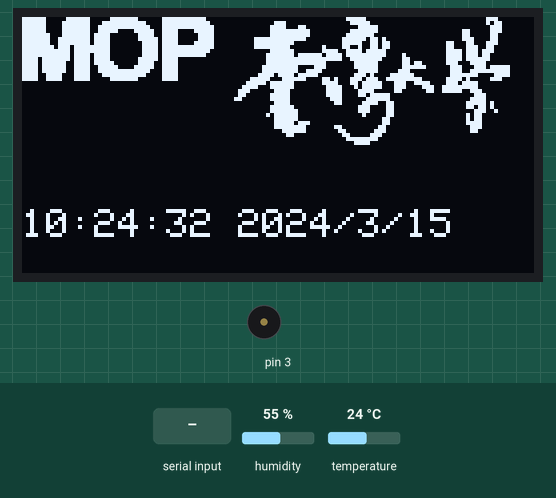
Bench run of a sketch on a simulated Arduino Uno, built with avr-gcc and run on an emulated ATmega328P. Shown: 128×64 one-colour display, buzzer (waves = sounding). The test bench sets the inputs (shaded band); at power-on: humidity 55 %, temperature 24 °C. The local clock reads 2024-03-15 10:24:30 at power-on unless the sketch sets it.

Above: at 2.2 s.
2.3 s: "200\n" received over Serial
At 5.0 s:
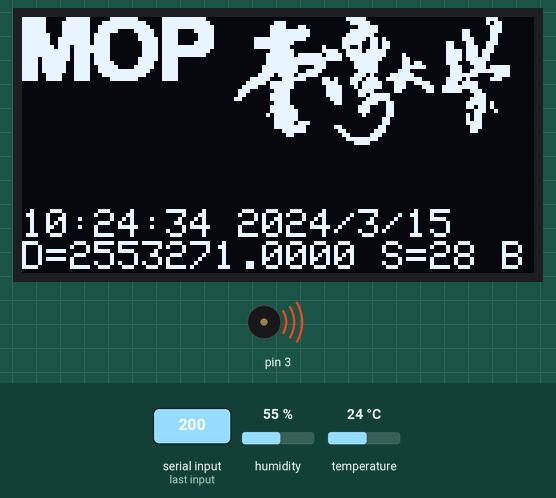
At 6.0 s:
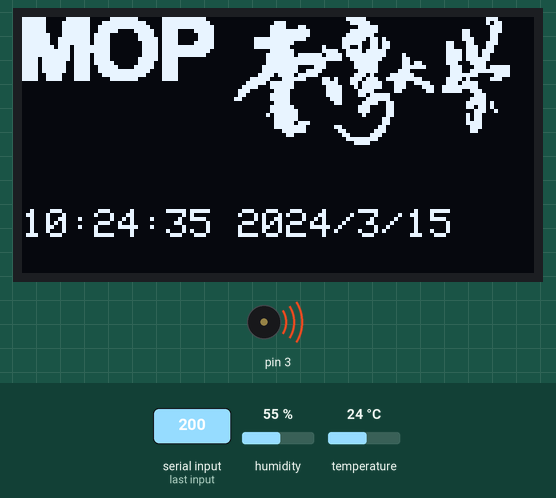
Timing chart, 0 to 10.7 s (numbered marks = the images above; inputs shaded):
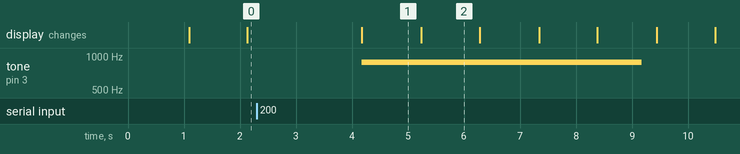

The sketch:

Bluno_missing.ino
```cpp
/*
 * TimeRTC.pde
 * Example code illustrating Time library with Real Time Clock.
 * This example is identical to the example provided with the Time Library,
 * only the #include statement has been changed to include the DS3232RTC library.
 */
#include <DS3232RTC.h>    //http://github.com/JChristensen/DS3232RTC
#include <Time.h>         //http://www.arduino.cc/playground/Code/Time
#include <Wire.h>         //http://arduino.cc/en/Reference/Wire (included with Arduino IDE)
#include <SPI.h>
#include <Wire.h>
#include <Adafruit_GFX.h>
#include <Adafruit_SH1106.h>
// If using software SPI (the default case):
#define OLED_MOSI   11
#define OLED_CLK   13
#define OLED_DC    12
#define OLED_CS    10
#define OLED_RESET -1
Adafruit_SH1106 display(OLED_MOSI, OLED_CLK, OLED_DC, OLED_RESET, OLED_CS);
#include <DHT.h>
#define DHTPIN 5
#define DHTTYPE DHT11
DHT dht(DHTPIN, DHTTYPE);
float h,t;
/* Uncomment this block to use hardware SPI
#define OLED_DC     6
#define OLED_CS     7
#define OLED_RESET  8
Adafruit_SSD1306 display(OLED_DC, OLED_RESET, OLED_CS);
*/

static const unsigned char PROGMEM mop_bmp[] =
{
0x3F,0xF8,0xC1,0x1F,0xF8,0x3F,0x3F,0xFC,0xF1,0x7F,0xF8,0x7F,0x3F,0xFC,0xF9,0xFF,
0xF8,0xFF,0x3F,0xFC,0xF9,0xF0,0x79,0xF8,0x7F,0xFC,0x3D,0xE0,0x79,0xF0,0x7F,0xFE,
0x3D,0xE0,0x7B,0xF0,0x7F,0xFE,0x3D,0xC0,0x7B,0xF8,0xFF,0xEE,0x3F,0xC0,0xFB,0xFF,
0xFF,0xEF,0x3F,0xC0,0xFB,0x7F,0xFF,0xEF,0x3D,0xC0,0xFB,0x3F,0xEF,0xEF,0x3D,0xE0,
0x7B,0x00,0xEF,0xE7,0x7D,0xE0,0x79,0x00,0xEF,0xE7,0xF9,0xF0,0x79,0x00,0xEF,0xE7,
0xF9,0xFF,0x78,0x00,0xCF,0xE3,0xF1,0x7F,0x78,0x00,0xCF,0xE3,0xC1,0x1F,0x78,0x00,
};

static const unsigned char PROGMEM NTU_bmp[] =
{
0x00,0x00,0x00,0x80,0x0F,0x00,0x00,0x00,0x1C,0x00,0x00,0xE0,0x00,0x00,0x1F,0x00,
0x00,0x00,0x34,0x00,0x00,0xF0,0x18,0x00,0x7C,0x00,0x00,0x00,0x38,0x00,0x00,0xF0,
0x3F,0x00,0x7F,0x00,0x00,0x30,0x38,0x00,0x00,0xF0,0x3F,0x80,0x3F,0x00,0x00,0x30,
0x18,0x00,0x00,0xFF,0x1F,0xC0,0x6F,0x01,0x00,0x70,0x18,0x00,0x00,0xFF,0x03,0xC0,
0x67,0x03,0x00,0x63,0x1C,0x00,0x00,0xFF,0x01,0xC2,0x64,0x03,0x00,0xE3,0x0C,0x00,
0x00,0xF0,0x03,0x9E,0xF7,0x01,0x00,0xEF,0x0E,0x00,0x00,0xF8,0xFB,0xBD,0xFF,0x21,
0x00,0xEF,0x06,0x00,0x00,0xF8,0xFF,0x3F,0xFF,0x60,0x00,0xEF,0x07,0x00,0x00,0xF8,
0xFF,0x03,0x7E,0x60,0x03,0xC7,0x03,0x00,0x00,0xFC,0x87,0x03,0x7E,0xE0,0x07,0x8E,
0xFB,0x00,0x00,0xFC,0xE7,0x01,0x7C,0x70,0x00,0xCE,0xFF,0x00,0x00,0xDE,0xFB,0x00,
0x2E,0xFC,0x00,0xFE,0xF0,0x00,0x80,0x8F,0x1F,0x16,0x77,0xFE,0x03,0x2F,0x38,0x00,
0xC0,0xF7,0x03,0x1E,0xFB,0x38,0x0F,0xF7,0x00,0x00,0xE0,0xF1,0x03,0x3C,0xFA,0x38,
0x9C,0xFF,0x00,0x00,0x70,0xE0,0x01,0x3C,0x3C,0x18,0x98,0xCF,0x01,0x00,0x30,0xF0,
0x01,0x3C,0xEC,0x03,0x00,0x80,0x03,0x00,0x18,0xF0,0x01,0x38,0xF0,0x03,0x00,0xC0,
0x03,0x00,0x00,0xE0,0x01,0x30,0x78,0x06,0x00,0xE0,0x0B,0x00,0x00,0xF0,0x03,0x00,
0x1C,0x06,0x00,0x60,0x0B,0x00,0x00,0xF0,0x07,0x00,0x1C,0x06,0x00,0x80,0x13,0x00,
0x00,0xE8,0x07,0x00,0x08,0x06,0x00,0xA0,0x01,0x00,0x00,0xE0,0x07,0x00,0x00,0x03,
0x00,0xA0,0x01,0x00,0x00,0xE0,0x3B,0x00,0x00,0x03,0x00,0xE0,0x01,0x00,0x00,0xE0,
0x1F,0x30,0x80,0x01,0x00,0xC0,0x01,0x00,0x00,0x80,0x1F,0x60,0xC0,0x01,0x00,0xC0,
0x00,0x00,0x00,0x00,0x03,0xC0,0xE0,0x00,0x00,0x00,0x00,0x00,0x00,0x00,0x00,0x80,
0x7F,0x00,0x00,0x00,0x00,0x00,0x00,0x00,0x00,0x00,0x1E,0x00,0x00,0x00,0x00,0x00,
0x00,0x00,0x00,0x00,0x00,0x00,0x00,0x00,0x00,0x00,
};

void setup(void)
{
    Serial.begin(115200);
    pinMode(3, OUTPUT);
    setSyncProvider(RTC.get);   // the function to get the time from the RTC
    /*if(timeStatus() != timeSet)
        Serial.println("Unable to sync with the RTC");
    else
       Serial.println("RTC has set the system time"); */

    display.begin(SH1106_SWITCHCAPVCC);
    display.clearDisplay();
  //  Serial.print("+");
  //  Serial.print("+");
  //  Serial.print("+");
    delay(1000);
}

void loop(void)
{
   //Serial.println("AT+RSSI=?");
   if(Serial.available())
   {
      double dd=0;
      String cmd;
      char buf[20];
      int set_dd;
      String ddd="";
      String bat="";


      Serial.readBytes(buf,20);
        cmd=String(buf);
      //Serial.println(cmd);
      ddd=cmd.substring(0,cmd.indexOf(","));
      bat=cmd.substring(cmd.indexOf(",")+1);
      double power= (abs(ddd.toInt())-70)/(10*2.029);
      //Serial.print("D=");
      dd=pow(10,power);

      display.clearDisplay();
      display.drawXBitmap(0, 0,  mop_bmp, 48, 16, 1);
      display.drawXBitmap(50, 0,  NTU_bmp, 80, 33, 1);

      digitalClockDisplay();
      // display.println();
      //display.print(cmd);
      digitalDist(dd);
      set_dd=map(analogRead(0),0,530,0,29);

      digitalSetDist(set_dd);
      digitalBAT(bat.toInt());
      display.display();

      if(dd>set_dd)
          tone(3,880,5000);
      else if(dd>5*set_dd)
          tone(3,880);
      else
          noTone(3);
   }
   else
   {
      display.clearDisplay();
      display.drawXBitmap(0, 0,  mop_bmp, 48, 16, 1);
      display.drawXBitmap(50, 0,  NTU_bmp, 80, 33, 1);
      // Sensor readings may also be up to 2 seconds 'old' (its a very slow sensor)
      h = dht.readHumidity();
      // Read temperature as Celsius (the default)
      t = dht.readTemperature();
      digitalClockDisplay();
      display.display();
   }
   delay(1000);
}

void digitalDHT(float h,float t)
{
    display.print("C=");
    display.print(t);
    display.print(" H=");
    display.print(h);
}

void digitalClockDisplay(void)
{
    // digital clock display of the time
    /*Serial.print(hour());
    printDigits(minute());
    printDigits(second());
    Serial.print(' ');
    Serial.print(day());
    Serial.print(' ');
    Serial.print(month());
    Serial.print(' ');
    Serial.print(year());
    Serial.println(); */
    display.setTextSize(1);
    display.setTextColor(WHITE);
    display.setCursor(0,40);
    display.println();
    display.print(hour());
    display.print(":");
    display.print(minute());
    display.print(":");
    display.print(second());
    display.print(" ");
    display.print(year());
    display.print("/");
    display.print(month());
    display.print("/");
    display.print(day());
}

void digitalDist(double d)
{
    display.println();
    display.print("D=");
    display.print(d,4);
}

void digitalSetDist(int d)
{

    display.print(" S=");
    display.print(d);
}

void digitalBAT(int b)
{
    display.print(" B=");
    display.print(b);
}
```

Measured:
- after the input at 2.3 s, tone on pin 3: silent → 880 Hz after 1.9 s, → silent 5.0 s later; the display: changes after 1.9 s (image 1)
- what the display in image 1 shows lasts 1.0 s, from 4.2 s to 5.2 s
